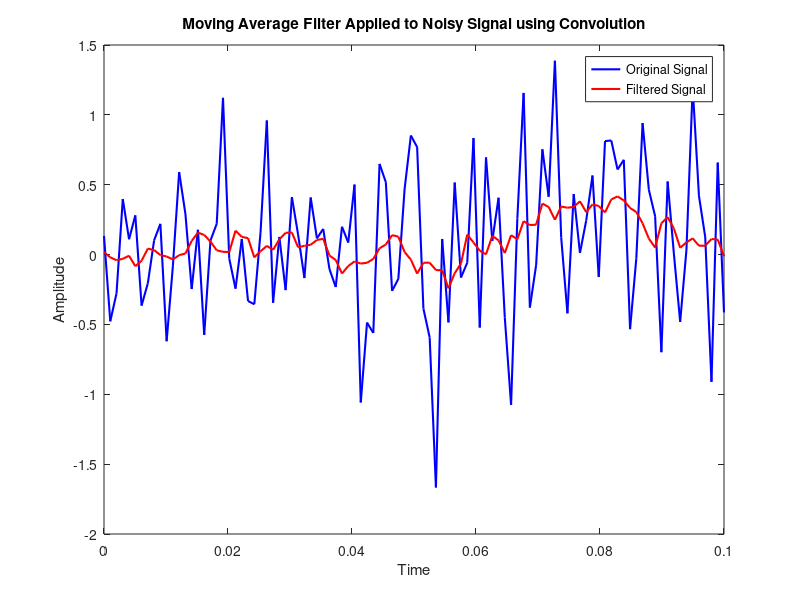

Write MATLAB code to recreate this figure.
% task 1
% x = [1, 2, 3];
% h = [4, 5, 6];
% y = manualConvolution(x, h);
% y1 = conv(x, h);
% disp(y1);
% disp(y);

% task 2
% x = [1, 2, 3];
% h = [4, 5, 6];
% y1 = conv(x, h);
% disp(y1);

% task 3

% t = linspace(0, 0.1, 100);  
% signal = sin(t) + 0.5 * randn(size(t));  
% window_size = 10;  
% filtered_signal = zeros(size(signal)); 
% for i = 1:length(signal)
 
%     start_index = max(1, i - floor(window_size / 2));
%     end_index = min(length(signal), i + floor(window_size / 2));
    
%     filtered_signal(i) = mean(signal(start_index:end_index));
% end
% figure;
% plot(t, signal, 'b', 'LineWidth', 1.5); hold on;
% plot(t, filtered_signal, 'r', 'LineWidth', 1.5);
% legend('Original Signal', 'Filtered Signal');
% xlabel('Time');
% ylabel('Amplitude');
% title('Moving Average Filter Applied to Noisy Signal');

% task 4
t = linspace(0, 0.1, 100);  
signal = sin(t) + 0.5 * randn(size(t));  
window_size = 10;  % Size of the moving average window
kernel = ones(1, window_size) / window_size;
filtered_signal = conv(signal, kernel, 'same');
figure;
plot(t, signal, 'b', 'LineWidth', 1.5); hold on;
plot(t, filtered_signal, 'r', 'LineWidth', 1.5);
legend('Original Signal', 'Filtered Signal');
xlabel('Time');
ylabel('Amplitude');
title('Moving Average Filter Applied to Noisy Signal using Convolution');

